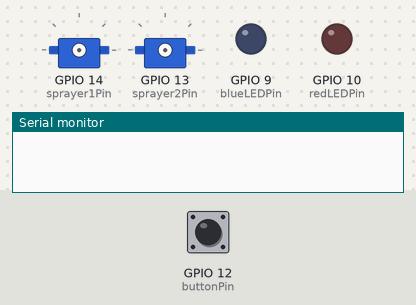
Recording of a program running on a simulated ESP32-S3. Parts: 2 × servo, output pins drawn as LEDs (lit = HIGH), the last lines printed to the serial monitor. The test bench sets the inputs (shaded band); at power-on: GPIO 12 (buttonPin) HIGH. Not simulated (calls return 0 or success): credentials.h, apiSecrets.h; names the files do not define were given values by the test bench: SERVER_PORT = 80.

Above: at 0.0 s.
At 6.7 s:
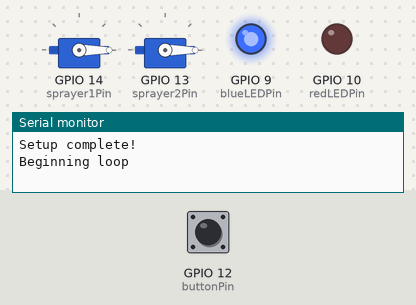
6.8 s: GPIO 12 (buttonPin) pulled LOW for 0.15 s
At 6.92 s:
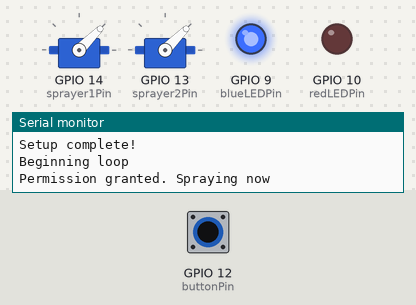
Timing chart, 0 to 9.8 s (numbered marks = the images above; inputs shaded):
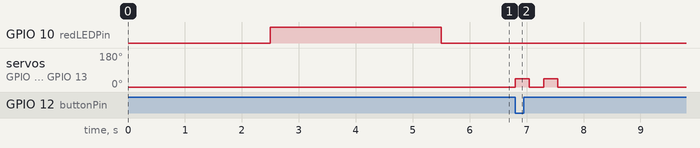

The program:

main.cpp
```cpp
#include <Arduino.h>
#include <ESP32Servo.h>
#include <WiFi.h>
#include <HTTPClient.h>
#include <ArduinoJson.h>
#include "credentials.h"
#include "apiSecrets.h"


Servo sprayer1;
Servo sprayer2;
const int sprayer1Pin = 14;
const int sprayer2Pin = 13;
const int buttonPin = 12;
const int redLEDPin = 10;
const int blueLEDPin = 9;

const char* apiPath = "/api/v1/dispense/request";
const int requestTimeout = 15000; // TODO: Update as needed

const int overuseDelay = 0; // TODO: Update as needed

const bool wifiBypass = true; // TODO: Set to false when done testing :)


bool connectWiFi(int timeoutSeconds) {
  int attempts = 0;
  int maxAttempts = timeoutSeconds * 2;

  while (WiFi.status() != WL_CONNECTED && attempts < maxAttempts) {
    digitalWrite(redLEDPin, LOW);
    delay(500);
    Serial.print(".");
    digitalWrite(redLEDPin, HIGH);
    attempts++;
  }

  if (WiFi.status() == WL_CONNECTED) {
    digitalWrite(redLEDPin, LOW);
    digitalWrite(blueLEDPin, HIGH);

    Serial.println("\nConnection successful!");
    Serial.print("Signal strength (RSSI): ");
    Serial.print(WiFi.RSSI());
    Serial.println(" dBm");

    return true;
  } else {
    Serial.print("\nConnection failed with error ");
    Serial.print(WiFi.status());

    return false;
  }
}

void setup() {
  // ESP32 Setup
  Serial.begin(115200);
  delay(2500); // Gives Serial monitor time to connect or something
  Serial.println("\n\n««Starting ESP32»»");

  // LED Setup
  pinMode(redLEDPin, OUTPUT);
  pinMode(blueLEDPin, OUTPUT);
  digitalWrite(redLEDPin, HIGH);
  digitalWrite(blueLEDPin, HIGH);
  delay(3000);

  // WiFi Setup
  if (wifiBypass) {
    digitalWrite(redLEDPin, LOW);
    digitalWrite(blueLEDPin, HIGH);

    Serial.println("\n\nWiFi bypass mode is ON. Skipping WiFi connection");
  } else {
    WiFi.mode(WIFI_STA);
    WiFi.setSleep(false);
    WiFi.persistent(true);
    WiFi.setAutoReconnect(true);
    WiFi.begin(WIFI_SSID, WIFI_PASSWORD);

    delay(3000);

    // Connect to wifi
    Serial.print("\n\nConnecting to WiFi.");

    bool wifiConnected = connectWiFi(60);
    if (!wifiConnected) {
      delay(2000);
      Serial.print("\nRetrying WiFi connection once.");
      wifiConnected = connectWiFi(60);
    }
    if (!wifiConnected) {
      Serial.println("\nRebooting in 5 seconds.\n");
      delay(5000);
      esp_restart(); // Hardware reboot
    }
  }

  // Connect hardware
  sprayer1.attach(sprayer1Pin, 500, 2400);
  sprayer2.attach(sprayer2Pin, 500, 2400);
  sprayer1.write(0); // make sure servos are in neutral position
  sprayer2.write(0);

  pinMode(buttonPin, INPUT_PULLUP);

  Serial.println("\nSetup complete!\nBeginning loop\n");
}

bool requestSprayPermission() {
  if (wifiBypass) {
    return true;
  } else if (WiFi.status() != WL_CONNECTED) {
    return false;
  }

  String serverUrl = String("http://") + SERVER_IP + ":" + String(SERVER_PORT) + apiPath;

  HTTPClient http;
  http.begin(serverUrl);
  http.setTimeout(requestTimeout);
  http.addHeader("Content-Type", "application/json");
  http.addHeader("X-API-Key", API_KEY);

  // Create and send JSON payload
  JsonDocument requestDoc;
  requestDoc["device_id"] = DEVICE_ID;

  String requestBody;
  serializeJson(requestDoc, requestBody);

  int httpResponseCode = http.POST(requestBody);

  Serial.println("Sending request to server.");

  // Handle failed reponse errors
  if (httpResponseCode != 200) {
    Serial.print("\nHTTP Error: ");
    Serial.print(httpResponseCode);

    if (httpResponseCode == 401) {
      Serial.print("  (Authentication failed)\n");
    } else if (httpResponseCode == -11) {
      Serial.print("  (Request timed out)\n");
    } else if (httpResponseCode == -1) {
      Serial.print("  (Couldn't connect to server)\n");
    } else {
      Serial.print("\n");
    }

    http.end();
    return false;
  }

  String response = http.getString();
  JsonDocument responseDoc;

  // Handle successful response errors
  DeserializationError error = deserializeJson(responseDoc, response);
  if (error) {
    Serial.print("\nThere was a problem parsing the response: ");
    Serial.print(error.c_str());
    http.end();
    return false;
  }

  if (!responseDoc["allowed"].is<bool>()) {
    Serial.println("Error: \"allowed\" key not found in response object.");
    http.end();
    return false;
  }

  bool allowed = responseDoc["allowed"];
  http.end();
  return allowed;
}

void cycleSprayer(int cycles) {
  for (int i = 0; i < cycles; i++) {
    sprayer1.write(45);
    sprayer2.write(45);
    delay(250);

    sprayer1.write(0);
    sprayer2.write(0);
    delay(250);
  }
}

void loop() {
  // WiFi reconnection handler
  if (!wifiBypass && WiFi.status() != WL_CONNECTED) {
    digitalWrite(redLEDPin, HIGH);
    digitalWrite(blueLEDPin, LOW);

    Serial.println("WiFi disconnected! Attempting reconnect.");

    if (!connectWiFi(15)) {
      Serial.println("Reconnection failed. Rebooting in 5 seconds.");
      delay(5000);
      esp_restart();
    }
  }

  // Button press handler
  if (digitalRead(buttonPin) == LOW) {
    if (requestSprayPermission()) {
      Serial.println("Permission granted. Spraying now");
      cycleSprayer(2);
    } else {
      Serial.println("Permission denied.");
    }

    while (digitalRead(buttonPin) == LOW) {
      delay(10);
    }

    delay(overuseDelay);
  }
}
```

Measured:
- after the input at 6.8 s, servo on GPIO 14 (sprayer1Pin), servo on GPIO 13 (sprayer2Pin): alternates 45° for 0.25 s and 0° for 0.25 s, 4 changes in all, then stays 0°, starting at once
